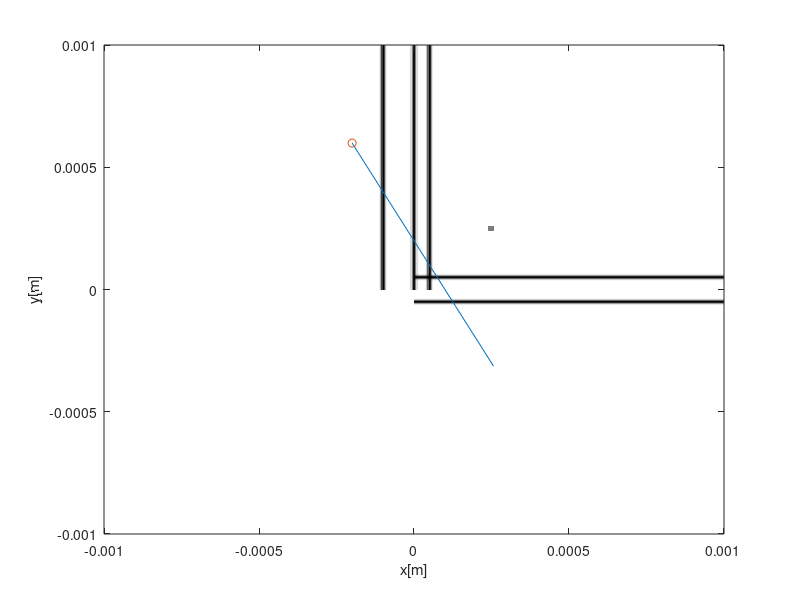

Write the MATLAB code that produced this figure. (Note: this script raises an error after producing the figure.)
%Simulation of Photobleaching and Alignment Algorithm
%%%%%%%%%%%%%%%%%%%%%%%%%%%%%%%%%%%%%%%%%%%%%%%%%%%%%%%%%%%%%%%%%%%%%%%%%%%%%%%%%%%%%%%%%%%%%%%%%%%%%%%
%Allows user to specify:
%   - choice of horizontal and vertical hashtag lines specified by intercept point
%   - a slicing plane determined by vectors u, v, h
%   - a sample plane representing the surface of the sample determined by normal vector s and a point p
% 
%   - a photobleaching beam specified by a focal depth z0 and beam width w0 and wavelength lambda
%
%Returns: 
%   - actual parameters of Pixel Size, Angle in X-Y Plane and Intercept Points
%   - algorithm predicted Pixel Size, Angle in X-Y Plane and Intercept Points
%Example:
%   Let us assume 4 lines in the image:
%       n1,n2 parallel to y axis positioned in x=-50microns, x=+50 microns
%       n3,n4 parallel to x axis positioned in y=-50microns, y=+50 microns
% - The user will be asked to mark the edges of the lines (will appear as red lines)
% - The algorithm will compute the estimate of the location of the line (will appear as a green line)
%
addpath('..\')
close all;
%clear;
%% Inputs - hashtag lines
OCTVolumePosition = [-1e-3 -1e-3     0; ... %x,y,z position [m] of the first A scan in the first B scan (1,1)
                     +1e-3 +1e-3  0.968e-6*2040]';     %x,y,z position [m] of the las A scan in the last B scan (end,end). z is deeper!
lnDist = 1e-6*[-50  +50  -100    0  +50]; %Line distance from origin [m]
lnDir  =      [  0    0    1    1    1]; %Line direction 0 - left right, 1 - up down
lnNames=    { '-x' '+x' '-y' '0y' '+y'}; %Line names

%% Inputs - slicing plane - uv plane
NPixU = 512; %Number of pixels in each direction
NPixV = 512;

% u, v must be chosen to be orthogonal, and equal in norm
imgPixU = 2e-6; imgPixV = 2e-6;
u = [2; -4; 0]; u = u/norm(u)*imgPixU;
v = [2e-2;  2e-2; 1]; v = v/norm(v)*imgPixV;
h = [-0.2e-3 0.6e-3 0];

% set limits to prevent /0 error
u(u==0) = 1e-12;
v(v==0) = 1e-12;

%% Make X-Y Plane Figure
x = linspace(OCTVolumePosition(1),OCTVolumePosition(4),NPixU);
y = linspace(OCTVolumePosition(2),OCTVolumePosition(5),NPixV);
[xx,yy] = meshgrid(x,y);

b = ones(size(xx)); %Canvas, (y,x)

%Draw lines
for i=1:length(lnDir)
    switch(lnDir(i))
        case 0 
            f = exp(-(yy-lnDist(i)).^2/(2*5e-6^2)).*(xx>0);
        case 1
            f = exp(-(xx-lnDist(i)).^2/(2*5e-6^2)).*(yy>0);
    end
    
    b = b.*(1-f);
end
b(abs(xx-250e-6)<10e-6 & abs(yy-250e-6)<10e-6) = 0.5;

figure(1);
imagesc(x,y,b)
hold on;
plot(h(1)+u(1)*[0 NPixU-1],h(2)+u(2)*[0 NPixU-1]);
plot(h(1)+u(1)*[0],h(2)+u(2)*[0],'o');
hold off;
colormap gray;
axis xy;
xlabel('x[m]');
ylabel('y[m]');
pause(0.01);

%% Inputs - sample plane
% Equation of plane is given by s1(x-p1) + s2(y-p2) + s3(z-p3) = 0,
% where (s1,s2,s3) is the normal vector and (p1,p2,p3) is the origin
% of the plane
s = [0.3;0.05;1]; p = [0;0;0.5e-3]; 
% equation of intersection of sample plane and uv plane in uv coordinates
% m1 *c1 + m2*c2 = -b
m2 = (s(1)*v(1) + s(2)*v(2) + s(3)*v(3)); 
m1 = (s(1)*u(1)+ s(2)*u(2) + s(3)*u(3));
b = -(s(1)*(p(1) - h(1)) + s(2)*(p(2) - h(2)) + s(3)*(p(3) - h(3)));
[C1_mesh,C2_mesh] = meshgrid([1:NPixU],[1:NPixV]);
% create mask to delineate sample surface
sample_mask = zeros(NPixV,NPixU);
sample_mask((C1_mesh*m1 + C2_mesh*m2 +b) <0) = 1;
% create exponential fall-off
falloff = 100e-6; %[um]
sample_exp = exp(-1/falloff*sqrt((m1*m2*C1_mesh+m2*b+m2*m2*C2_mesh).^2+(m1*m2*C2_mesh+m1*b+m1*m1*C1_mesh).^2)/sqrt(m1^2+m2^2));

%% Create photobleached lines
% units of parameters in meters
E0 =1;
w0 =5e-6;
lambda = 0.8e-6;
z0 = 400e-6; %height of photobleach focus position
t = 1;
img = gaussian_pb(E0, w0, lambda, t, z0, u, v, h, lnDist, lnDir);

%% Further Processing - add noise to image amd mask and flip image
%img_ = imnoise(img,'gaussian',0.1);
%img_ = imnoise(uint8(img_*255*0.9),'poisson');
slice_masked = flipud(double(img)/255 .* sample_mask .*sample_exp);
slice_masked_ = noise(slice_masked);
%slice_masked = flipud(img_ .* sample_mask); 
%figure; imagesc(slice_masked); colormap(gray)

%% Solve for intercepts in sample plane
% y-intercept
% from equation c1 * ux + c2 * vx = x-hx and m1 *c1 + m2*c2 = -b
y_mat = [m1, m2 ; u(1), v(1)];
y_int_uv = y_mat^-1 * [-b; -h(1)];
y_int = h(2) + y_int_uv(1) * u(2) + y_int_uv(2) * v(2);
% x-intercept
% from equation c1 * uy + c2 * vy = x-hy and m1 *c1 + m2*c2 = -b
x_mat = [m1, m2 ; u(2), v(2)];
x_int_uv = x_mat^-1 * [-b; -h(2)];
x_int = h(1) + x_int_uv(1) * u(1) + x_int_uv(2) * v(1);

%% Print Actual Slice Measurements
fprintf('Actual Pixel Size: |u|=%.3f[microns], |v|=%.3f[microns]\n',1e6*imgPixU,1e6*imgPixV)
fprintf('Actual Angle In X-Y Plane: %.2f[deg], Tilt: %.2f[deg]\n',atan2(u(2),u(1))*180/pi,acos(dot(v/norm(v),[0;0;1]))*180/pi);
fprintf('Actual Intercept Points. x=%.3f[mm],y=%.3f[mm]\n',1e3*x_int,1e3*y_int);
fprintf('\n');

%% Run Hashtage Alignment Algorithm
AutoFit = 1;
[ptsPixPosition, ptsId, ptsRes, lnLen] = findLines (slice_masked_,lnNames,AutoFit);

%Find position and direction by line identity
ptsLnDist = lnDist(ptsId); ptsLnDist = ptsLnDist(:);
ptsLnDir  = lnDir(ptsId);  ptsLnDir  = ptsLnDir(:);

%Compute plane parameters
[u_out,v_out,h_out] = identifiedPointsToUVH (ptsPixPosition, ptsLnDist, ptsLnDir);

% Compute intercepts
V_out = mean(ptsPixPosition(:,2)); %Take average image height
UX_out=-(h_out(2)+V_out*v_out(2))/u_out(2);
X_out=u_out(1)*UX_out+v_out(1)*V_out+h_out(1);
UY_out=-(h_out(1)+V_out*v_out(1))/u_out(1);
Y_out=u_out(2)*UY_out+v_out(2)*V_out+h_out(2);

fprintf('Algorithm Pixel Size: |u|=%.3f[microns], |v|=%.3f[microns]\n',norm(u_out)*1e6,norm(v_out)*1e6)
fprintf('Algorithm Actual Angle In X-Y Plane: %.2f[deg], Tilt: %.2f[deg]\n',atan2(u_out(2),u_out(1))*180/pi,acos(dot(v_out/norm(v_out),[0;0;1]))*180/pi);
fprintf('Algorithm Intercept Points. x=%.3f[mm],y=%.3f[mm]\n',1e3*X_out,1e3*Y_out);
fprintf('Average Line: %.3f[um] with %.3f points\n',2*mean(lnLen),size(ptsId,1)/5);